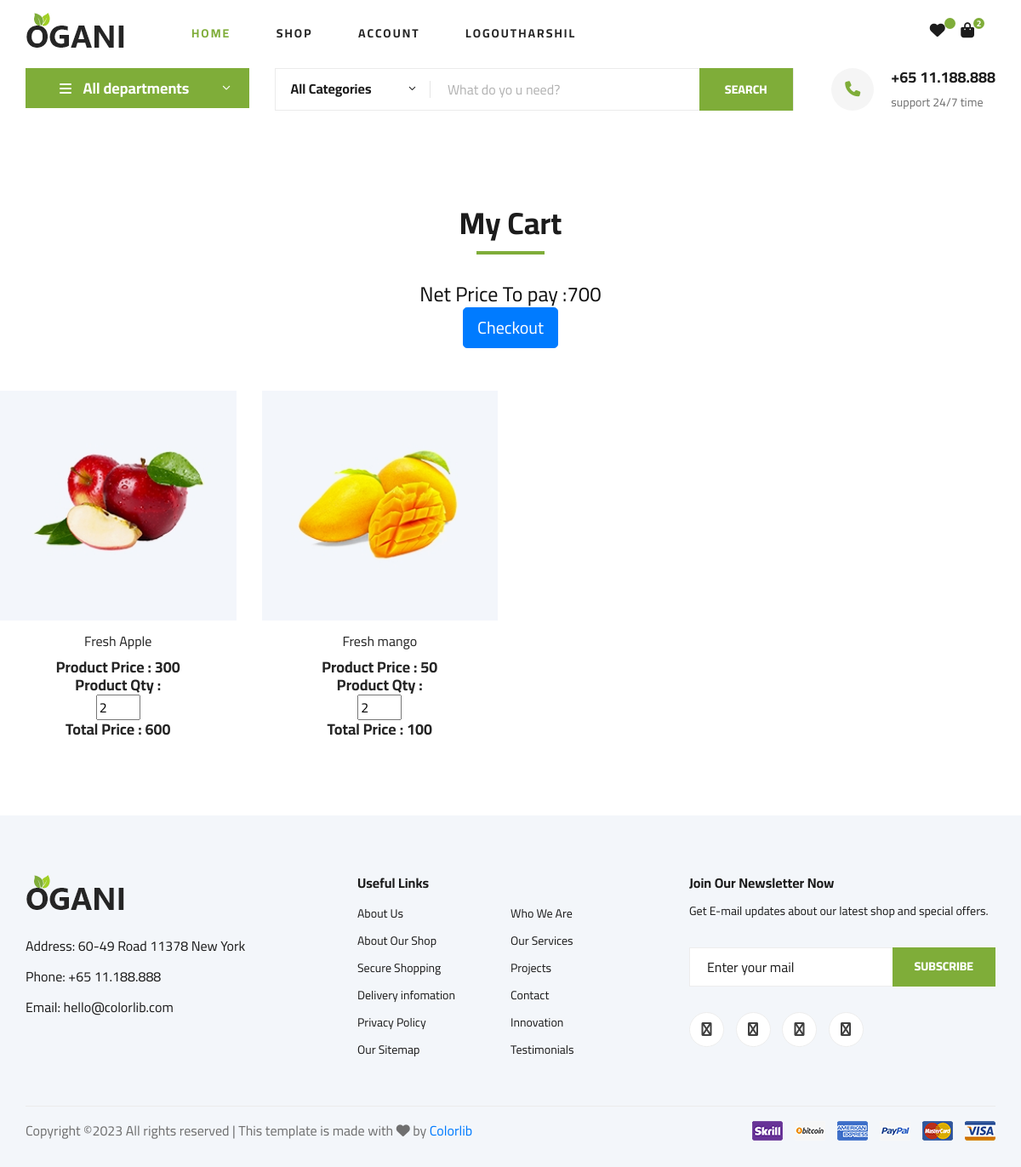
Page /cart/ (signed in) on the committed database.
### myapp/models.py (models this page shows, shortened)
class User(models.Model):
    fname=models.CharField(max_length=100)
    lname=models.CharField(max_length=100)
    email=models.EmailField()
    mobile=models.PositiveIntegerField()
    address=models.TextField()
    password=models.CharField(max_length=100)
    usertype=models.CharField(max_length=100,default="buyer")

class Cart(models.Model):
    user=models.ForeignKey(User,on_delete=models.CASCADE)
    product=models.ForeignKey(Product,on_delete=models.CASCADE)
    date=models.DateTimeField(default=timezone.now)
    product_qty=models.PositiveIntegerField()
    total_price=models.PositiveIntegerField()
    payment_status=models.BooleanField(default=False)

class Product(models.Model):
    seller=models.ForeignKey(User,on_delete=models.CASCADE)
    product_name=models.CharField(max_length=100)
    product_price=models.PositiveIntegerField()
    product_desc=models.TextField()
    product_image=models.ImageField(upload_to="product_image/")

### myapp/views.py (the view)
# urls.py: path('cart/',views.cart,name="cart"),
def cart(request):
	net_price=0
	user=User.objects.get(email=request.session['email'])
	carts=Cart.objects.filter(user=user)
	for i in carts:
		net_price+=i.total_price
	request.session['cart_count']=len(carts)
	return render(request,'cart.html',{'carts':carts,'net_price':net_price})

### myapp/templates/cart.html (shortened to what this page needs)
{% extends 'header.html'%}
{% load static %}
{% block content %}
<!DOCTYPE html>
<html lang="zxx">
<head>
</head>
<body>
    <section class="featured spad">
        <div class="container">
            <div class="row">
                <div class="col-lg-12">
                    <div class="section-title">
                        <h2>My Cart</h2>
                        <br><br>
                        <h4>Net Price To pay :{{net_price}}</h4>
                    <form method="post">
                        <button type="button" class="btn btn-lg btn-primary" id="checkout-button">Checkout</button>
                    </form>
                    </div>
                    </div>
                </div>
            </div>
            <div class="row featured__filter">
                {% for i in carts %}
                <div class="col-lg-3 col-md-3 col-sm-5 mix oranges fresh-meat">
                    <div class="featured__item">
                        <div class="featured__item__pic set-bg" data-setbg="{{i.product.product_image.url}}">
                        </div>
                        <div class="featured__item__text">
                            <h6><a href="#">{{i.product.product_name}}</a></h6>
                            <h5>Product Price : {{i.product.product_price}}</h5>
                            <h5>Product Qty :</h5>
                            <form name="change_qty" method="post" action="{% url 'change-qty' %}">
                                <input type="number" name="product_qty" min="1" max="10" value="{{i.product_qty}}" onchange="this.form.submit();">
                            </form>
                            <h5>Total Price : {{i.total_price}}</h5>
                        </div>
                    </div>
                </div>
                {% endfor %}
            </div>
    </section>
</body>
</html>
{% endblock %}sub

### myapp/templates/header.html (shortened to what this page needs)
{% load static %}
<!DOCTYPE html>
<html lang="zxx">
<head>
    <link rel="stylesheet" href="{% static 'css/bootstrap.min.css' %}" type="text/css">
    <link rel="stylesheet" href="{% static 'css/font-awesome.min.css' %}" type="text/css">
    <link rel="stylesheet" href="{% static 'css/elegant-icons.css' %}" type="text/css">
    <link rel="stylesheet" href="{% static 'css/nice-select.css' %}" type="text/css">
    <link rel="stylesheet" href="{% static 'css/jquery-ui.min.css' %}" type="text/css">
    <link rel="stylesheet" href="{% static 'css/owl.carousel.min.css' %}" type="text/css">
    <link rel="stylesheet" href="{% static 'css/slicknav.min.css' %}" type="text/css">
    <link rel="stylesheet" href="{% static 'css/style.css' %}" type="text/css">
    <link rel="stylesheet" href="https://cdnjs.cloudflare.com/ajax/libs/font-awesome/6.4.2/css/all.min.css" />
</head>
<body>
    <header class="header">
        <div class="container">
            <div class="row">
                <div class="col-lg-2">
                    <div class="header__logo">
                        <a href="./index.html"><img src="{% static 'img/logo.png' %}" alt=""></a>
                    </div>
                </div>
                <div class="col-lg-7">
                    <nav class="header__menu">
                        <ul>
                <li class="active"><a href="/">Home</a></li>
                <li><a href="{% url 'shop-grid' %}">Shop</a></li>
                <li><a href="#">Account</a>
                </li>
                {% if request.session.email %}
                <li><a href="{% url 'logout' %}">Logout{{request.session.fname}}</a></li>
                {% else %}
                <li><a href="{% url 'login' %}">LOGIN</a></li>
                <li><a href="{% url 'signup' %}">SIGN UP</a></li>
                {% endif %}
            </ul>
                    </nav>
                </div>
                <div class="col-lg-3">
                    <div class="header__cart">
                        <ul>
                            {% if request.session.email %}
                                <li><a href="{% url 'wishlist' %}"><i class="fa fa-heart"></i> <span>{{request.session.wishlist_count}}</span></a></li>
                                <li><a href="{% url 'cart' %}"><i class="fa fa-shopping-bag"></i><span>{{request.session.cart_count}}</span></a></li>
                            {% endif %}
                        </ul>
                    </div>
                </div>
            </div>
        </div>
    </header>
    <section class="hero hero-normal">
        <div class="container">
            <div class="row">
                <div class="col-lg-3">
                    <div class="hero__categories">
                        <div class="hero__categories__all">
                            <i class="fa fa-bars"></i>
                            <span>All departments</span>
                        </div>
                    </div>
                </div>
                <div class="col-lg-9">
                    <div class="hero__search">
                        <div class="hero__search__form">
                            <form action="#">
                                <div class="hero__search__categories">
                                    All Categories
                                    <span class="arrow_carrot-down"></span>
                                </div>
                                <input type="text" placeholder="What do yo u need?">
                                <button type="submit" class="site-btn">SEARCH</button>
                            </form>
                        </div>
                        <div class="hero__search__phone">
                            <div class="hero__search__phone__icon">
                                <i class="fa fa-phone"></i>
                            </div>
                            <div class="hero__search__phone__text">
                                <h5>+65 11.188.888</h5>
                                <span>support 24/7 time</span>
                            </div>
                        </div>
                    </div>
                </div>
            </div>
        </div>
    </section>
    {% block content %}
    {% endblock %}
    <footer class="footer spad">
        <div class="container">
            <div class="row">
                <div class="col-lg-3 col-md-6 col-sm-6">
                    <div class="footer__about">
                        <div class="footer__about__logo">
                            <a href="./index.html"><img src="{% static 'img/logo.png' %}" alt=""></a>
                        </div>
                        <ul>
                            <li>Address: 60-49 Road 11378 New York</li>
                            <li>Phone: +65 11.188.888</li>
                            <li>Email: hello@colorlib.com</li>
                        </ul>
                    </div>
                </div>
                <div class="col-lg-4 col-md-6 col-sm-6 offset-lg-1">
                    <div class="footer__widget">
                        <h6>Useful Links</h6>
                        <ul>
                            <li><a href="#">About Us</a></li>
                            <li><a href="#">About Our Shop</a></li>
                            <li><a href="#">Secure Shopping</a></li>
                            <li><a href="#">Delivery infomation</a></li>
                            <li><a href="#">Privacy Policy</a></li>
                            <li><a href="#">Our Sitemap</a></li>
                        </ul>
                        <ul>
                            <li><a href="#">Who We Are</a></li>
                            <li><a href="#">Our Services</a></li>
                            <li><a href="#">Projects</a></li>
                            <li><a href="#">Contact</a></li>
                            <li><a href="#">Innovation</a></li>
                            <li><a href="#">Testimonials</a></li>
                        </ul>
                    </div>
                </div>
                <div class="col-lg-4 col-md-12">
                    <div class="footer__widget">
                        <h6>Join Our Newsletter Now</h6>
                        <p>Get E-mail updates about our latest shop and special offers.</p>
                        <form action="#">
                            <input type="text" placeholder="Enter your mail">
                            <button type="submit" class="site-btn">Subscribe</button>
                        </form>
                        <div class="footer__widget__social">
                            <a href="#"><i class="fa fa-facebook"></i></a>
                            <a href="#"><i class="fa fa-instagram"></i></a>
                            <a href="#"><i class="fa fa-twitter"></i></a>
                            <a href="#"><i class="fa fa-pinterest"></i></a>
                        </div>
                    </div>
                </div>
            </div>
            <div class="row">
                <div class="col-lg-12">
                    <div class="footer__copyright">
                        <div class="footer__copyright__text"><p>
  Copyright &copy;<script>document.write(new Date().getFullYear());</script> All rights reserved | This template is made with <i class="fa fa-heart" aria-hidden="true"></i> by <a href="https://colorlib.com" target="_blank">Colorlib</a>
  </p></div>
                        <div class="footer__copyright__payment"><img src="{% static 'img/payment-item.png' %}" alt=""></div>
                    </div>
                </div>
            </div>
        </div>
    </footer>
</body>
</html>

### rows in the picture
User: session.fname "HARSHIL"
Cart: shows a picture, product.product_name "Fresh Apple", product.product_price "300", product_qty "2", total_price "600"
Cart: shows a picture, product.product_name "Fresh mango", product.product_price "50", product_qty "2", total_price "100"

### other values in the picture
{{ request.session.cart_count }} "2"
{{ net_price }} "700"
